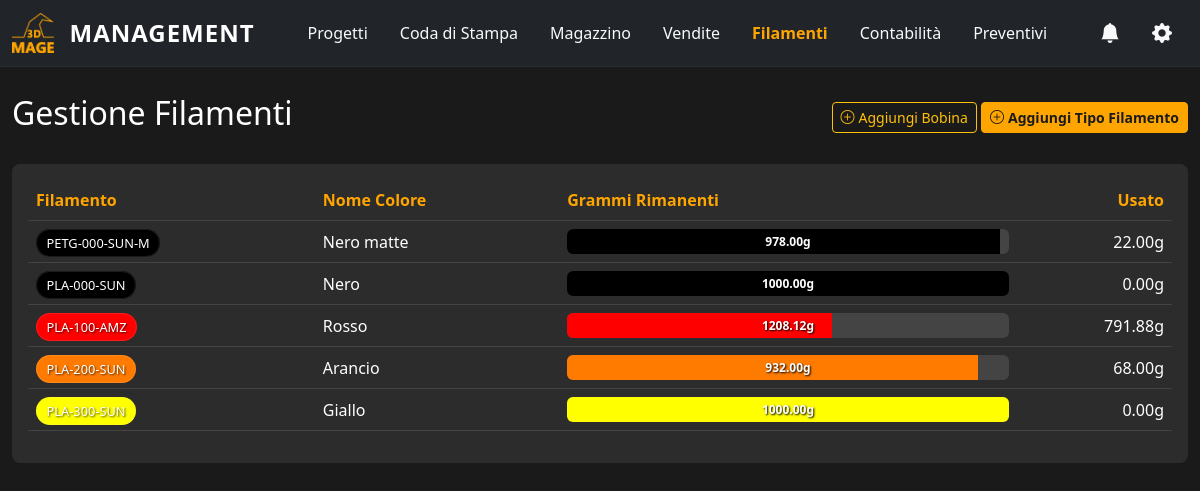
The app's page /filaments/, older data.
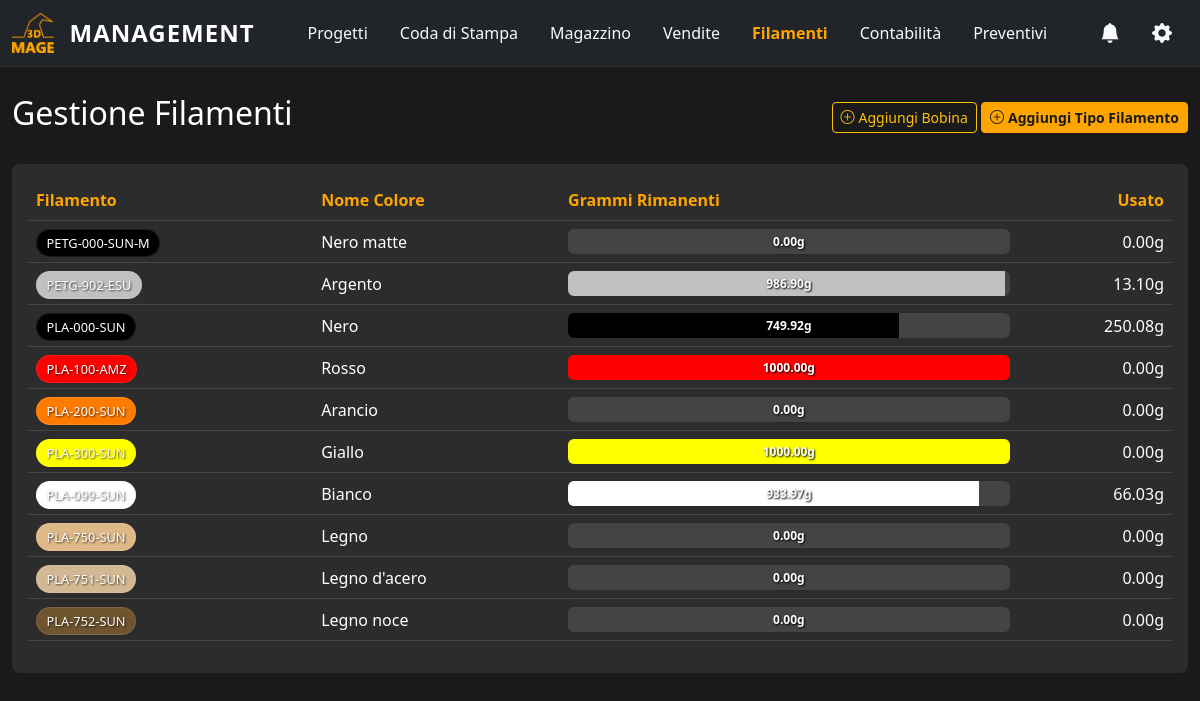
The same page, newer data.
### app_3dmage_management/models.py (models this page shows, shortened)
class Filament(models.Model):
    MATERIAL_CHOICES = [
        ('PLA', 'PLA'), ('PETG', 'PETG'), ('ABS', 'ABS'), ('TPU', 'TPU'), ('ASA', 'ASA'),
    ]
    material = models.CharField(max_length=10, choices=MATERIAL_CHOICES, verbose_name="Materiale")
    color_code = models.CharField(max_length=3, verbose_name="Codice Colore")
    brand = models.CharField(max_length=50, verbose_name="Marca")
    color_hex = models.CharField(max_length=7, default="#FFFFFF", verbose_name="Codice Colore HEX")
    color_name = models.CharField(max_length=100, blank=True, verbose_name="Nome Colore")
    nozzle_temp = models.PositiveIntegerField(default=215, verbose_name="Temperatura Ugello (°C)")
    bed_temp = models.PositiveIntegerField(default=60, verbose_name="Temperatura Piatto (°C)")
    volumetric_speed = models.PositiveIntegerField(default=15, verbose_name="Velocità Volumetrica (mm³/s)")
    notes = models.TextField(blank=True, verbose_name="Note")
    def __str__(self):
        return f"{self.material}-{self.color_code}-{self.brand}"
    class Meta:
        verbose_name = "Filamento"
        verbose_name_plural = "Filamenti"
        ordering = ['material', 'brand', 'color_code']

### app_3dmage_management/views.py (the view)
# urls.py: path('filaments/', views.filament_dashboard, name='filament_dashboard'),
def filament_dashboard(request):
    sort_by = request.GET.get('sort', 'material')
    order = request.GET.get('order', 'asc')
    order_prefix = '-' if order == 'desc' else ''
    total_initial_weight_subquery = Spool.objects.filter(
        filament=OuterRef('pk'),
        is_active=True  # Considera solo le bobine attive
    ).values('filament').annotate(
        s=Sum('initial_weight_g')
    ).values('s')
    total_used_weight_subquery = FilamentUsage.objects.filter(
        spool__filament=OuterRef('pk'),
        spool__is_active=True,  # Considera solo le bobine attive
        print_file__status__in=['DONE', 'FAILED']
    ).values('spool__filament').annotate(
        s=Sum('grams_used')
    ).values('s')
    filaments_query = Filament.objects.annotate(
        annotated_total_initial_weight=Coalesce(Subquery(total_initial_weight_subquery, output_field=IntegerField()), 0),
        annotated_total_used_weight=Coalesce(Subquery(total_used_weight_subquery, output_field=DecimalField()), Decimal('0.00'))
    ).annotate(
        annotated_remaining_weight=ExpressionWrapper(
            F('annotated_total_initial_weight') - F('annotated_total_used_weight'),
            output_field=DecimalField()
        )
    )
    valid_sort_fields = ['material', 'brand', 'color_name', 'annotated_remaining_weight', 'annotated_total_used_weight']
    if sort_by not in valid_sort_fields:
        sort_by = 'material'
    order_fields = (f'{order_prefix}{sort_by}',)
    filaments = filaments_query.order_by(*order_fields)
    context = {
        'filaments': filaments,
        'filament_form': FilamentForm(),
        'spool_form': SpoolForm(),
        'page_title': 'Filamenti',
        'sort_by': sort_by,
        'order': order
    }
    return render(request, 'app_3dmage_management/filaments.html', context)

### app_3dmage_management/models.py (called while the page is built)
    def __str__(self):
        return self.name

### app_3dmage_management/templates/app_3dmage_management/filaments.html (shortened to what this page needs)
{% extends "app_3dmage_management/base.html" %}
{% load static %}
{% block content %}
<div class="d-flex justify-content-between align-items-center mb-4">
    <h2 class="text-white">Gestione Filamenti</h2>
    <div>
        <button class="btn btn-sm btn-outline-warning" data-bs-toggle="modal" data-bs-target="#addSpoolModal"><i class="bi bi-plus-circle me-1"></i>Aggiungi Bobina</button>
        <button class="btn btn-sm btn-primary-custom" data-bs-toggle="modal" data-bs-target="#addFilamentModal"><i class="bi bi-plus-circle me-1"></i>Aggiungi Tipo Filamento</button>
    </div>
</div>
<div class="card bg-dark-card">
    <div class="card-body">
        <div class="table-responsive">
            <table class="table table-dark table-hover align-middle">
                <thead>
                    <tr>
                        <th><a href="?sort=material&order={% if sort_by == 'material' and order == 'asc' %}desc{% else %}asc{% endif %}">Filamento</a></th>
                        <th><a href="?sort=color_name&order={% if sort_by == 'color_name' and order == 'asc' %}desc{% else %}asc{% endif %}">Nome Colore</a></th>
                        <th style="width: 40%;"><a href="?sort=annotated_remaining_weight&order={% if sort_by == 'annotated_remaining_weight' and order == 'asc' %}desc{% else %}asc{% endif %}">Grammi Rimanenti</a></th>
                        <th class="text-end"><a href="?sort=annotated_total_used_weight&order={% if sort_by == 'annotated_total_used_weight' and order == 'asc' %}desc{% else %}asc{% endif %}">Usato</a></th>
                    </tr>
                </thead>
                <tbody>
                    {% for filament in filaments %}
                    {% with total_weight=filament.annotated_total_initial_weight|default:0 %}
                        {% if total_weight > 0 %}
                            {% widthratio filament.annotated_remaining_weight total_weight 100 as remaining_percentage %}
                        {% endif %}
                        <tr style="cursor:pointer;" data-bs-toggle="modal" data-bs-target="#filamentDetailModal" data-filament-id="{{ filament.id }}">
                            <td class="fw-bold"><span class="filament-pill" style="background-color: {{ filament.color_hex }};">{{ filament }}</span></td>
                            <td>{{ filament.color_name }}</td>
                            <td style="position: relative; min-width: 200px;">
                                <div class="progress" style="height: 25px; background-color: #444;" title="{% if total_weight > 0 %}{{ remaining_percentage|floatformat:1 }}{% else %}0{% endif %}%">
                                    <div class="progress-bar" role="progressbar" style="width: {% if total_weight > 0 %}{{ remaining_percentage }}{% else %}0{% endif %}%; background-color: {{ filament.color_hex }};"></div>
                                    <strong class="justify-content-center align-items-center d-flex position-absolute w-100 h-100 top-0 start-0 text-white" style="text-shadow: 1px 1px 2px black;">{{ filament.annotated_remaining_weight|floatformat:2 }}g</strong>
                                </div>
                            </td>
                            <td class="text-end">{{ filament.annotated_total_used_weight|floatformat:2 }}g</td>
                        </tr>
                    {% endwith %}
                    {% empty %}
                    <tr><td colspan="4" class="text-center py-5"><p class="lead">Nessun filamento trovato.</p></td></tr>
                    {% endfor %}
                </tbody>
            </table>
        </div>
    </div>
</div>
{% endblock %}

### app_3dmage_management/templates/app_3dmage_management/base.html (shortened to what this page needs)
{% load static %}
<!DOCTYPE html>
<html lang="it">
<head>
    <link href="https://cdn.jsdelivr.net/npm/bootstrap@5.3.3/dist/css/bootstrap.min.css" rel="stylesheet">
    <link rel="stylesheet" href="https://cdn.jsdelivr.net/npm/bootstrap-icons@1.11.3/font/bootstrap-icons.min.css">
    <link rel="stylesheet" href="{% static 'app_3dmage_management/css/style.css' %}">
</head>
<body class="d-flex flex-column min-vh-100">
    <header>
        <nav class="navbar navbar-expand-lg navbar-dark bg-dark-custom">
            <div class="container-fluid">
                <a class="navbar-brand d-flex align-items-center" href="{% url 'project_dashboard' %}">
                    <img src="{% static 'app_3dmage_management/images/Logo 3DMAGE.png' %}" alt="Logo 3DMAGE" height="40" class="me-2">
                    <span class="fw-bold ms-2">MANAGEMENT</span>
                </a>
                <div class="collapse navbar-collapse" id="navbarNav">
                    <ul class="navbar-nav mx-auto">
                        <li class="nav-item"><a class="nav-link {% if page_title == 'Progetti' %}active{% endif %}" href="{% url 'project_dashboard' %}">Progetti</a></li>
                        <li class="nav-item"><a class="nav-link {% if page_title == 'Coda di Stampa' %}active{% endif %}" href="{% url 'print_queue_board' %}">Coda di Stampa</a></li>
                        <li class="nav-item"><a class="nav-link {% if page_title == 'Magazzino' %}active{% endif %}" href="{% url 'inventory_dashboard' %}">Magazzino</a></li>
                        <li class="nav-item"><a class="nav-link {% if page_title == 'Vendite' %}active{% endif %}" href="{% url 'sales_dashboard' %}">Vendite</a></li>
                        <li class="nav-item"><a class="nav-link {% if page_title == 'Filamenti' %}active{% endif %}" href="{% url 'filament_dashboard' %}">Filamenti</a></li>
                        <li class="nav-item"><a class="nav-link {% if page_title == 'Contabilità' %}active{% endif %}" href="{% url 'accounting_dashboard' %}">Contabilità</a></li>
                        <li class="nav-item"><a class="nav-link {% if page_title == 'Preventivi' %}active{% endif %}" href="{% url 'quote_calculator' %}">Preventivi</a></li>
                    </ul>
                    <ul class="navbar-nav align-items-center">
                        <li class="nav-item dropdown">
                            <a class="nav-link position-relative" href="#" id="notificationDropdown" role="button" data-bs-toggle="dropdown" aria-expanded="false">
                                <i class="bi bi-bell-fill fs-5"></i>
                            </a>
                        </li>
                        <li class="nav-item">
                            <a class="nav-link {% if page_title == 'Impostazioni' %}active{% endif %}" href="{% url 'settings_dashboard' %}">
                                <i class="bi bi-gear-fill fs-5"></i>
                            </a>
                        </li>
                    </ul>
                </div>
            </div>
        </nav>
    </header>
    <main class="container-fluid my-4">
        {% block content %}{% endblock %}
    </main>
</body>
</html>

### app_3dmage_management/static/app_3dmage_management/css/style.css (style rules this page uses)
:root { --primary-color: #ffa500; --dark-bg: #1a1a1a; --dark-card: #2c2c2c; --dark-nav: #212529; --text-light: #f8f9fa; --text-muted: #6c757d; }
body { padding-top: 70px; background-color: var(--dark-bg); color: var(--text-light); overflow-x: hidden; }
header { position: fixed; top: 0; width: 100%; z-index: 1030; }
.bg-dark-custom { background-color: var(--dark-nav) !important; border-bottom: 1px solid var(--dark-card); }
.navbar-brand .fw-bold { margin-left:20px; font-weight: 600 !important; font-size: 1.5rem; vertical-align: middle; letter-spacing: 1px; }
.nav-link { color: var(--text-light) !important; font-weight: 400; margin: 0 0.5rem; transition: color 0.3s ease; }
.nav-link.active { color: var(--primary-color) !important; font-weight: 700; }
.btn-primary-custom { background-color: var(--primary-color); border-color: var(--primary-color); color: var(--dark-bg); font-weight: bold; }
.card.bg-dark-card { background-color: var(--dark-card) !important; border: none; border-radius: 0.5rem; }
.table { --bs-table-bg: var(--dark-card); --bs-table-hover-bg: #3a3a3a; border-color: #444; }
.table thead th a { color: var(--primary-color); text-decoration: none; font-weight: 600; }
.card .table thead th { color: var(--primary-color); font-weight: 600; }
.filament-pill { padding: 0.25rem 0.6rem; border-radius: 1rem; color: white; font-weight: 500; font-size: 0.8em; text-shadow: 1px 1px 2px rgba(0, 0, 0, 0.7); border: 1px solid rgba(255, 255, 255, 0.1); }

Row changes from the older to the newer data that the page shows:
computed for Filament "Nero matte": annotated_remaining_weight "978.00" → "0.00"; annotated_total_used_weight "22.00" → "0.00"
added Filament: material+color_code+brand "PETG-902-ESU", color_name "Argento", annotated_remaining_weight "986.90", annotated_total_used_weight "13.10", color_hex "#c0c0c0" (drawn)
computed for Filament "Nero": {{ remaining_percentage }} 100 → 75 (drawn); annotated_remaining_weight "1000.00" → "749.92"; annotated_total_used_weight "0.00" → "250.08"
computed for Filament "Rosso": {{ remaining_percentage }} 60 → 100 (drawn); annotated_remaining_weight "1208.12" → "1000.00"; annotated_total_used_weight "791.88" → "0.00"
computed for Filament "Arancio": annotated_remaining_weight "932.00" → "0.00"; annotated_total_used_weight "68.00" → "0.00"
added Filament: material+color_code+brand "PLA-099-SUN", color_name "Bianco", annotated_remaining_weight "933.97", annotated_total_used_weight "66.03", color_hex "#ffffff" (drawn)
added Filament: material+color_code+brand "PLA-750-SUN", color_name "Legno", annotated_remaining_weight "0.00", annotated_total_used_weight "0.00", color_hex "#deb887" (drawn)
added Filament: material+color_code+brand "PLA-751-SUN", color_name "Legno d'acero", annotated_remaining_weight "0.00", annotated_total_used_weight "0.00", color_hex "#d2b893" (drawn)
added Filament: material+color_code+brand "PLA-752-SUN", color_name "Legno noce", annotated_remaining_weight "0.00", annotated_total_used_weight "0.00", color_hex "#6f542f" (drawn)
